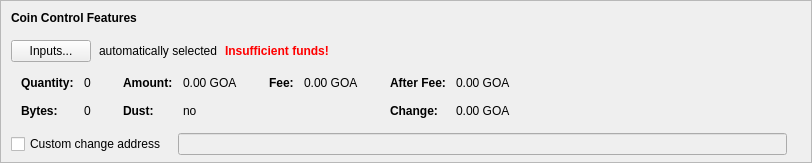
    <widget class="QFrame" name="frameCoinControl">
     <property name="sizePolicy">
      <sizepolicy hsizetype="Expanding" vsizetype="Expanding">
       <horstretch>0</horstretch>
       <verstretch>0</verstretch>
      </sizepolicy>
     </property>
     <property name="maximumSize">
      <size>
       <width>16777215</width>
       <height>16777215</height>
      </size>
     </property>
     <property name="frameShape">
      <enum>QFrame::StyledPanel</enum>
     </property>
     <property name="frameShadow">
      <enum>QFrame::Sunken</enum>
     </property>
     <layout class="QVBoxLayout" name="verticalLayoutCoinControl2">
      <property name="spacing">
       <number>0</number>
      </property>
      <property name="leftMargin">
       <number>0</number>
      </property>
      <property name="topMargin">
       <number>0</number>
      </property>
      <property name="rightMargin">
       <number>0</number>
      </property>
      <property name="bottomMargin">
       <number>6</number>
      </property>
      <item>
       <layout class="QVBoxLayout" name="verticalLayoutCoinControl" stretch="0,0,0,0,1">
        <property name="spacing">
         <number>0</number>
        </property>
        <property name="leftMargin">
         <number>10</number>
        </property>
        <property name="topMargin">
         <number>10</number>
        </property>
        <item>
         <layout class="QHBoxLayout" name="horizontalLayoutCoinControl1">
          <property name="bottomMargin">
           <number>15</number>
          </property>
          <item>
           <widget class="QLabel" name="labelCoinControlFeatures">
            <property name="sizePolicy">
             <sizepolicy hsizetype="Preferred" vsizetype="Maximum">
              <horstretch>0</horstretch>
              <verstretch>0</verstretch>
             </sizepolicy>
            </property>
            <property name="font">
             <font>
              <weight>75</weight>
              <bold>true</bold>
             </font>
            </property>
            <property name="styleSheet">
             <string notr="true">font-weight:bold;</string>
            </property>
            <property name="text">
             <string>Coin Control Features</string>
            </property>
           </widget>
          </item>
         </layout>
        </item>
        <item>
         <layout class="QHBoxLayout" name="horizontalLayoutCoinControl2" stretch="0,0,0,0">
          <property name="spacing">
           <number>8</number>
          </property>
          <property name="bottomMargin">
           <number>10</number>
          </property>
          <item>
           <widget class="QPushButton" name="pushButtonCoinControl">
            <property name="styleSheet">
             <string notr="true"/>
            </property>
            <property name="text">
             <string>Inputs...</string>
            </property>
            <property name="autoDefault">
             <bool>false</bool>
            </property>
           </widget>
          </item>
          <item>
           <widget class="QLabel" name="labelCoinControlAutomaticallySelected">
            <property name="text">
             <string>automatically selected</string>
            </property>
            <property name="margin">
             <number>5</number>
            </property>
           </widget>
          </item>
          <item>
           <widget class="QLabel" name="labelCoinControlInsuffFunds">
            <property name="font">
             <font>
              <weight>75</weight>
              <bold>true</bold>
             </font>
            </property>
            <property name="styleSheet">
             <string notr="true">color:red;font-weight:bold;</string>
            </property>
            <property name="text">
             <string>Insufficient funds!</string>
            </property>
            <property name="margin">
             <number>5</number>
            </property>
           </widget>
          </item>
          <item>
           <spacer name="horizontalSpacerCoinControl">
            <property name="orientation">
             <enum>Qt::Horizontal</enum>
            </property>
            <property name="sizeHint" stdset="0">
             <size>
              <width>40</width>
              <height>1</height>
             </size>
            </property>
           </spacer>
          </item>
         </layout>
        </item>
        <item>
         <widget class="QWidget" name="widgetCoinControl" native="true">
          <property name="sizePolicy">
           <sizepolicy hsizetype="Preferred" vsizetype="Preferred">
            <horstretch>0</horstretch>
            <verstretch>0</verstretch>
           </sizepolicy>
          </property>
          <property name="minimumSize">
           <size>
            <width>0</width>
            <height>0</height>
           </size>
          </property>
          <property name="styleSheet">
           <string notr="true"/>
          </property>
          <layout class="QHBoxLayout" name="horizontalLayoutCoinControl5">
           <property name="leftMargin">
            <number>0</number>
           </property>
           <property name="topMargin">
            <number>0</number>
           </property>
           <property name="rightMargin">
            <number>0</number>
           </property>
           <property name="bottomMargin">
            <number>0</number>
           </property>
           <item>
            <layout class="QHBoxLayout" name="horizontalLayoutCoinControl3" stretch="0,0,0,1">
             <property name="spacing">
              <number>20</number>
             </property>
             <property name="topMargin">
              <number>0</number>
             </property>
             <property name="bottomMargin">
              <number>10</number>
             </property>
             <item>
              <layout class="QFormLayout" name="formLayoutCoinControl1">
               <property name="horizontalSpacing">
                <number>10</number>
               </property>
               <property name="verticalSpacing">
                <number>14</number>
               </property>
               <property name="leftMargin">
                <number>10</number>
               </property>
               <property name="topMargin">
                <number>4</number>
               </property>
               <property name="rightMargin">
                <number>6</number>
               </property>
               <item row="0" column="0">
                <widget class="QLabel" name="labelCoinControlQuantityText">
                 <property name="font">
                  <font>
                   <weight>75</weight>
                   <bold>true</bold>
                  </font>
                 </property>
                 <property name="text">
                  <string>Quantity:</string>
                 </property>
                 <property name="margin">
                  <number>0</number>
                 </property>
                </widget>
               </item>
               <item row="0" column="1">
                <widget class="QLabel" name="labelCoinControlQuantity">
                 <property name="cursor">
                  <cursorShape>IBeamCursor</cursorShape>
                 </property>
                 <property name="contextMenuPolicy">
                  <enum>Qt::ActionsContextMenu</enum>
                 </property>
                 <property name="text">
                  <string notr="true">0</string>
                 </property>
                 <property name="margin">
                  <number>0</number>
                 </property>
                 <property name="textInteractionFlags">
                  <set>Qt::LinksAccessibleByMouse|Qt::TextSelectableByKeyboard|Qt::TextSelectableByMouse</set>
                 </property>
                </widget>
               </item>
               <item row="1" column="0">
                <widget class="QLabel" name="labelCoinControlBytesText">
                 <property name="font">
                  <font>
                   <weight>75</weight>
                   <bold>true</bold>
                  </font>
                 </property>
                 <property name="text">
                  <string>Bytes:</string>
                 </property>
                </widget>
               </item>
               <item row="1" column="1">
                <widget class="QLabel" name="labelCoinControlBytes">
                 <property name="cursor">
                  <cursorShape>IBeamCursor</cursorShape>
                 </property>
                 <property name="contextMenuPolicy">
                  <enum>Qt::ActionsContextMenu</enum>
                 </property>
                 <property name="text">
                  <string notr="true">0</string>
                 </property>
                 <property name="textInteractionFlags">
                  <set>Qt::LinksAccessibleByMouse|Qt::TextSelectableByKeyboard|Qt::TextSelectableByMouse</set>
                 </property>
                </widget>
               </item>
              </layout>
             </item>
             <item>
              <layout class="QFormLayout" name="formLayoutCoinControl2">
               <property name="horizontalSpacing">
                <number>10</number>
               </property>
               <property name="verticalSpacing">
                <number>14</number>
               </property>
               <property name="leftMargin">
                <number>6</number>
               </property>
               <property name="topMargin">
                <number>4</number>
               </property>
               <property name="rightMargin">
                <number>6</number>
               </property>
               <item row="0" column="0">
                <widget class="QLabel" name="labelCoinControlAmountText">
                 <property name="font">
                  <font>
                   <weight>75</weight>
                   <bold>true</bold>
                  </font>
                 </property>
                 <property name="text">
                  <string>Amount:</string>
                 </property>
                 <property name="margin">
                  <number>0</number>
                 </property>
                </widget>
               </item>
               <item row="0" column="1">
                <widget class="QLabel" name="labelCoinControlAmount">
                 <property name="cursor">
                  <cursorShape>IBeamCursor</cursorShape>
                 </property>
                 <property name="contextMenuPolicy">
                  <enum>Qt::ActionsContextMenu</enum>
                 </property>
                 <property name="text">
                  <string notr="true">0.00 GOA</string>
                 </property>
                 <property name="textInteractionFlags">
                  <set>Qt::LinksAccessibleByMouse|Qt::TextSelectableByKeyboard|Qt::TextSelectableByMouse</set>
                 </property>
                </widget>
               </item>
               <item row="1" column="0">
                <widget class="QLabel" name="labelCoinControlLowOutputText">
                 <property name="font">
                  <font>
                   <weight>75</weight>
                   <bold>true</bold>
                  </font>
                 </property>
                 <property name="text">
                  <string>Dust:</string>
                 </property>
                </widget>
               </item>
               <item row="1" column="1">
                <widget class="QLabel" name="labelCoinControlLowOutput">
                 <property name="cursor">
                  <cursorShape>IBeamCursor</cursorShape>
                 </property>
                 <property name="contextMenuPolicy">
                  <enum>Qt::ActionsContextMenu</enum>
                 </property>
                 <property name="text">
                  <string notr="true">no</string>
                 </property>
                 <property name="textInteractionFlags">
                  <set>Qt::LinksAccessibleByMouse|Qt::TextSelectableByKeyboard|Qt::TextSelectableByMouse</set>
                 </property>
                </widget>
               </item>
              </layout>
             </item>
             <item>
              <layout class="QFormLayout" name="formLayoutCoinControl3">
               <property name="horizontalSpacing">
                <number>10</number>
               </property>
               <property name="verticalSpacing">
                <number>14</number>
               </property>
               <property name="leftMargin">
                <number>6</number>
               </property>
               <property name="topMargin">
                <number>4</number>
               </property>
               <property name="rightMargin">
                <number>6</number>
               </property>
               <item row="0" column="0">
                <widget class="QLabel" name="labelCoinControlFeeText">
                 <property name="font">
                  <font>
                   <weight>75</weight>
                   <bold>true</bold>
                  </font>
                 </property>
                 <property name="text">
                  <string>Fee:</string>
                 </property>
                 <property name="margin">
                  <number>0</number>
                 </property>
                </widget>
               </item>
               <item row="0" column="1">
                <widget class="QLabel" name="labelCoinControlFee">
                 <property name="cursor">
                  <cursorShape>IBeamCursor</cursorShape>
                 </property>
                 <property name="contextMenuPolicy">
                  <enum>Qt::ActionsContextMenu</enum>
                 </property>
                 <property name="text">
                  <string notr="true">0.00 GOA</string>
                 </property>
                 <property name="textInteractionFlags">
                  <set>Qt::LinksAccessibleByMouse|Qt::TextSelectableByKeyboard|Qt::TextSelectableByMouse</set>
                 </property>
                </widget>
               </item>
             </layout>
             </item>
             <item>
              <layout class="QFormLayout" name="formLayoutCoinControl4">
               <property name="horizontalSpacing">
                <number>10</number>
               </property>
               <property name="verticalSpacing">
                <number>14</number>
               </property>
               <property name="leftMargin">
                <number>6</number>
               </property>
               <property name="topMargin">
                <number>4</number>
               </property>
               <property name="rightMargin">
                <number>6</number>
               </property>
               <item row="0" column="0">
                <widget class="QLabel" name="labelCoinControlAfterFeeText">
                 <property name="font">
                  <font>
                   <weight>75</weight>
                   <bold>true</bold>
                  </font>
                 </property>
                 <property name="text">
                  <string>After Fee:</string>
                 </property>
                 <property name="margin">
                  <number>0</number>
                 </property>
                </widget>
               </item>
               <item row="0" column="1">
                <widget class="QLabel" name="labelCoinControlAfterFee">
                 <property name="cursor">
                  <cursorShape>IBeamCursor</cursorShape>
                 </property>
                 <property name="contextMenuPolicy">
                  <enum>Qt::ActionsContextMenu</enum>
                 </property>
                 <property name="text">
                  <string notr="true">0.00 GOA</string>
                 </property>
                 <property name="textInteractionFlags">
                  <set>Qt::LinksAccessibleByMouse|Qt::TextSelectableByKeyboard|Qt::TextSelectableByMouse</set>
                 </property>
                </widget>
               </item>
               <item row="1" column="0">
                <widget class="QLabel" name="labelCoinControlChangeText">
                 <property name="font">
                  <font>
                   <weight>75</weight>
                   <bold>true</bold>
                  </font>
                 </property>
                 <property name="text">
                  <string>Change:</string>
                 </property>
                </widget>
               </item>
               <item row="1" column="1">
                <widget class="QLabel" name="labelCoinControlChange">
                 <property name="cursor">
                  <cursorShape>IBeamCursor</cursorShape>
                 </property>
                 <property name="contextMenuPolicy">
                  <enum>Qt::ActionsContextMenu</enum>
                 </property>
                 <property name="text">
                  <string notr="true">0.00 GOA</string>
                 </property>
                 <property name="textInteractionFlags">
                  <set>Qt::LinksAccessibleByMouse|Qt::TextSelectableByKeyboard|Qt::TextSelectableByMouse</set>
                 </property>
                </widget>
               </item>
              </layout>
             </item>
            </layout>
           </item>
          </layout>
         </widget>
        </item>
        <item>
         <layout class="QHBoxLayout" name="horizontalLayoutCoinControl4" stretch="0,0,0">
          <property name="spacing">
           <number>12</number>
          </property>
          <property name="sizeConstraint">
           <enum>QLayout::SetDefaultConstraint</enum>
          </property>
          <property name="topMargin">
           <number>5</number>
          </property>
          <property name="rightMargin">
           <number>5</number>
          </property>
          <item>
           <widget class="QCheckBox" name="checkBoxCoinControlChange">
            <property name="toolTip">
             <string>If this is activated, but the change address is empty or invalid, change will be sent to a newly generated address.</string>
            </property>
            <property name="text">
             <string>Custom change address</string>
            </property>
           </widget>
          </item>
          <item>
           <widget class="QValidatedLineEdit" name="lineEditCoinControlChange">
            <property name="enabled">
             <bool>false</bool>
            </property>
            <property name="sizePolicy">
             <sizepolicy hsizetype="Expanding" vsizetype="Fixed">
              <horstretch>0</horstretch>
              <verstretch>0</verstretch>
             </sizepolicy>
            </property>
           </widget>
          </item>
          <item>
           <widget class="QLabel" name="labelCoinControlChangeLabel">
            <property name="sizePolicy">
             <sizepolicy hsizetype="Preferred" vsizetype="Expanding">
              <horstretch>0</horstretch>
              <verstretch>0</verstretch>
             </sizepolicy>
            </property>
            <property name="minimumSize">
             <size>
              <width>0</width>
              <height>0</height>
             </size>
            </property>
            <property name="text">
             <string/>
            </property>
            <property name="margin">
             <number>3</number>
            </property>
           </widget>
          </item>
         </layout>
        </item>
        <item>
         <spacer name="verticalSpacerCoinControl">
          <property name="orientation">
           <enum>Qt::Vertical</enum>
          </property>
          <property name="sizeHint" stdset="0">
           <size>
            <width>800</width>
            <height>1</height>
           </size>
          </property>
         </spacer>
        </item>
       </layout>
      </item>
     </layout>
    </widget>
